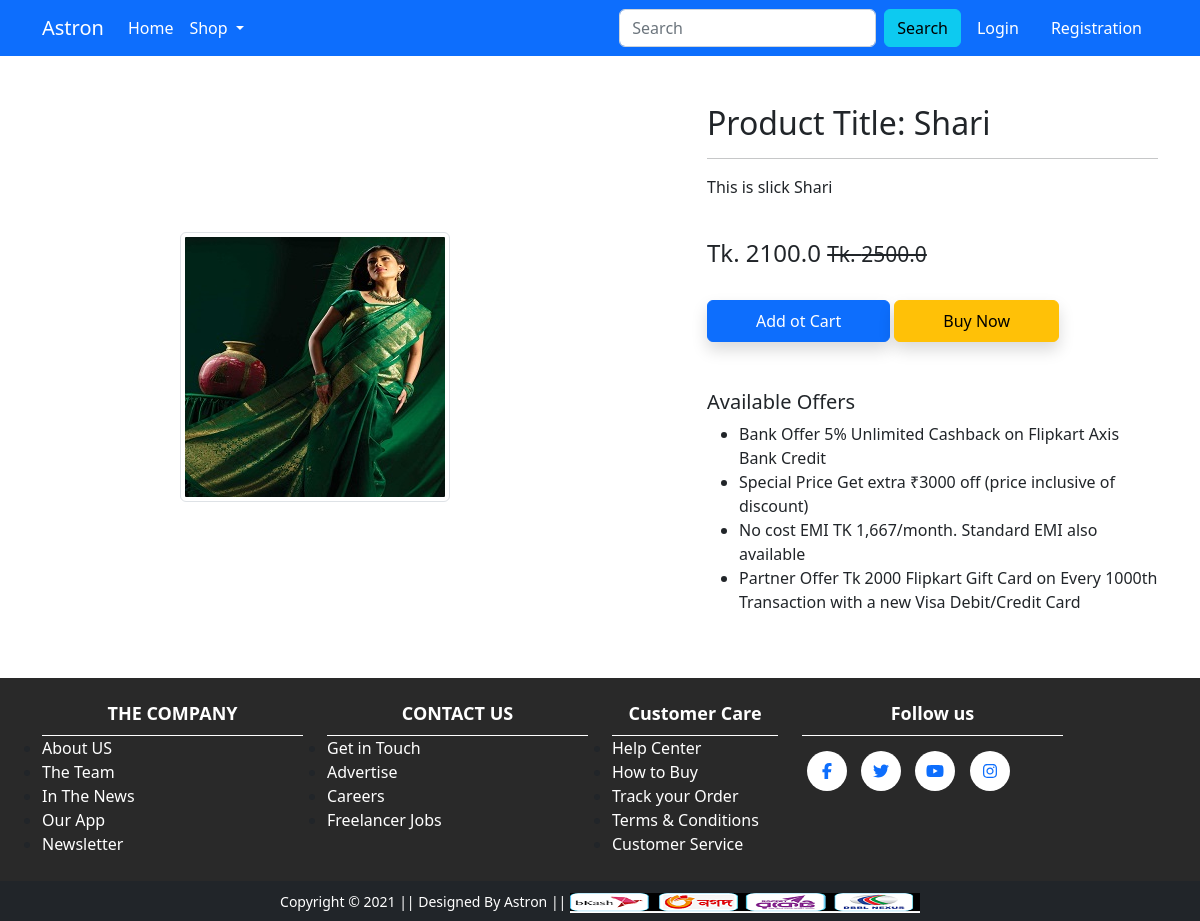
Screenshot of /product-detail/1 with the database file from the repository.
### shop/models.py (models this page shows, shortened)
class Product(models.Model):
    title = models.CharField(max_length=100)
    selling_price = models.FloatField()
    discounted_price = models.FloatField()
    description = models.TextField()
    brand = models.CharField(max_length=100)
    category = models.CharField(choices=CATEGORY_CHOICES, max_length=2)
    product_image = models.ImageField(upload_to='productimg')

### shop/views.py (the view)
# urls.py: path('product-detail/<int:pk>', views.product_detail, name='product-detail'),
def product_detail(request, pk):
    totalitem = 0
    product = Product.objects.get(pk=pk)
    item_already_in_cart = False
    if request.user.is_authenticated:
        item_already_in_cart = Cart.objects.filter(Q(product=product.id) & Q(user=request.user)).exists()
        totalitem = len(Cart.objects.filter(user=request.user))
    return render(request, 'shop/productdetail.html',
                  {'product': product, 'item_already_in_cart': item_already_in_cart, 'totalitem': totalitem})

### shop/templates/shop/productdetail.html (shortened to what this page needs)
{% extends 'shop/base.html' %}
{% load static %}
{% block main-content %}
<div class="container my-5">
 <div class="row">
  <div class="col-sm-6 text-center align-self-center">
   <img src="{{product.product_image.url}}" alt="" class="img-fluid img-thumbnail">
  </div>
  <div class="col-sm-5 offset-sm-1">
   <h2>Product Title: {{product.title}}</h2>
   <hr>
   <p>{{product.description}}</p> <br>
   <h4>Tk. {{product.discounted_price}} <small class="fw-light text-decoration-line-through">Tk. {{product.selling_price}}</small></h4> <br>
   {% if not request.user.is_authenticated %}
    <form action="/add-to-cart" class="d-inline">
     <button type="submit" class="btn btn-primary shadow px-5 py-2">Add ot Cart</button>
     <button type="submit" class="btn btn-warning shadow px-5 py-2">Buy Now</button>
    </form>
    {% endif %}
   <h5 class="mt-5">Available Offers</h5>
   <ul>
    <li>Bank Offer 5% Unlimited Cashback on Flipkart Axis Bank Credit</li>
    <li>Special Price Get extra ₹3000 off (price inclusive of discount)</li>
    <li>No cost EMI TK 1,667/month. Standard EMI also available</li>
    <li>Partner Offer Tk 2000 Flipkart Gift Card on Every 1000th Transaction with a new Visa Debit/Credit Card</li>
   </ul>
  </div>
 </div>
</div>
{% endblock main-content %}

### rows the page displays
Product: product_image (picture), title "Shari", description "This is slick Shari", discounted_price "2100.0", selling_price "2500.0"
